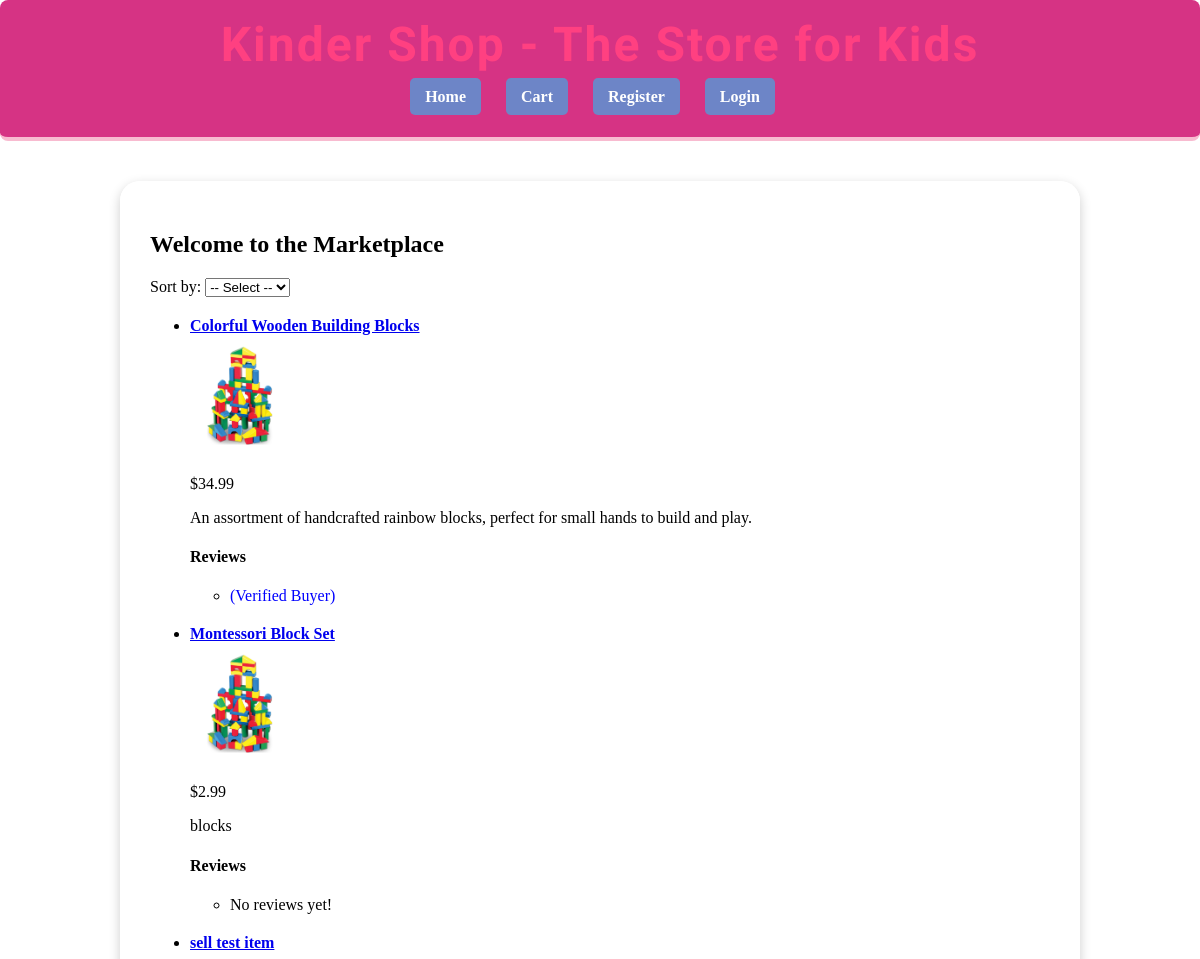
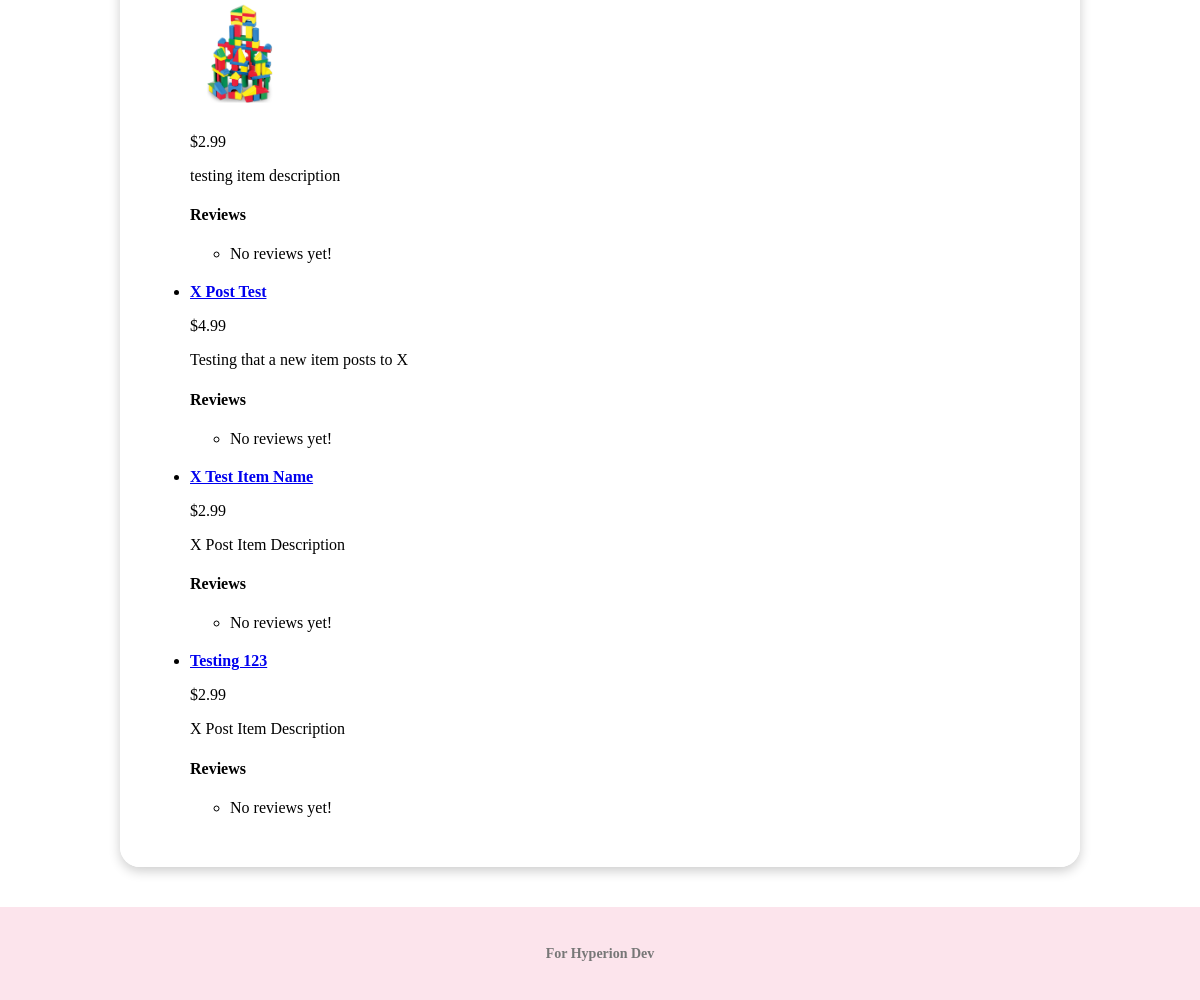
/home/, run on the app's committed database (2 pictures, top to bottom).
### shopping_app/models.py (models this page shows, shortened)
class Item(models.Model):
    name = models.CharField(max_length=255)
    description = models.TextField(blank=True)
    price = models.DecimalField(max_digits=10, decimal_places=2)
    available = models.BooleanField(default=True)
    image = models.ImageField(upload_to="item_images/", blank=True, null=True)
    store = models.ForeignKey("Store", on_delete=models.CASCADE)

class Review(models.Model):
    item = models.ForeignKey(Item, on_delete=models.CASCADE,
                             related_name="reviews")
    buyer = models.ForeignKey(Buyer, on_delete=models.CASCADE)
    rating = models.IntegerField()
    comment = models.TextField()
    verified = models.BooleanField(default=False)
    created_at = models.DateTimeField(auto_now_add=True)

### shopping_app/views.py (the view)
# urls.py: 2. Add a URL to urlpatterns:  path('', views.home, name='home')
def home(request):
    sort_by = request.GET.get('sort', '')
    if sort_by == 'store':
        all_items = Item.objects.all().order_by('store__name')
    elif sort_by == 'price':
        all_items = Item.objects.all().order_by('price')
    else:
        all_items = Item.objects.all()
    for item in all_items:
        item.all_reviews = item.reviews.all()
    return render(request, 'shopping_app/homepage.html', {
        'items': all_items,
        'sort_by': sort_by,
        'page_title': 'Welcome to the Marketplace'
    })

### shopping_app/templates/shopping_app/homepage.html (shortened to what this page needs)
{% extends 'shopping_app/base.html' %}
{% block content %}
  <h2>{{ page_title }}</h2>
  <form method="get" style="margin-bottom: 20px;">
    <label for="sort">Sort by:</label>
    <select name="sort" id="sort" onchange="this.form.submit()">
        <option value="">-- Select --</option>
    </select>
  </form>
  <ul>
    {% with previous_store=None %}
      {% for item in items %}
        <li style="margin-bottom: 20px;">
          <a href="{% url 'item_detail' item.id %}"><strong>{{ item.name }}</strong></a>
          <br>
          {% if item.image %}
            <img src="{{ item.image.url }}" alt="{{ item.name }}" style="max-height: 100px; margin: 10px 0;">
          {% endif %}
          <p>${{ item.price }}</p>
          <p>{{ item.description }}</p>
          <h4>Reviews</h4>
          <ul>
            {% for review in item.reviews.all %}
              <li>
                {% if review.verified %}
                  <span style="color:blue;">(Verified Buyer)</span>
                {% else %}
                  (Unverified Buyer)
                {% endif %}
              </li>
            {% empty %}
              <li>No reviews yet!</li>
            {% endfor %}
          </ul>
        </li>
      {% empty %}
        <li>No items available.</li>
      {% endfor %}
    {% endwith %}
  </ul>
{% endblock %}

### shopping_app/templates/shopping_app/base.html (shortened to what this page needs)
{% load static %}
<!DOCTYPE html>
<html lang="en">
<head>
  <link rel="stylesheet" type="text/css" href="{% static 'shopping_app/styles.css' %}" />
</head>
<body>
  <header class="site-header {% if user.is_authenticated and user.seller %}seller-header{% else %}buyer-header{% endif %}">
    <h1>
      {% block header %}
        {% if user.is_authenticated and user.seller %}
          Seller Account – Kinder Shop
        {% else %}
          Kinder Shop - The Store for Kids
        {% endif %}
      {% endblock header %}
    </h1>
    <nav>
      <ul class="nav-links">
        <li><a href="{% url 'home' %}">Home</a></li>
        <li><a href="{% url 'view_cart' %}">Cart</a></li>
        <li><a href="{% url 'register_user' %}">Register</a></li>
        {% if not user.is_authenticated %}
          <li><a href="{% url 'login' %}">Login</a></li>
        {% else %}
        <form method="POST" action="{% url 'logout' %}" class="d-inline">
          {% csrf_token %}
          <button type="submit" class="btn">Logout</button>
        </form>
        {% endif %}
      </ul>
    </nav>
  </header>
  <main>
    {% block content %}{% endblock content %}
  </main>
  <footer>
    <h4>For Hyperion Dev</h4>
  </footer>
</body>
</html>

### shopping_app/static/shopping_app/styles.css (style rules this page uses)
body { background: url('https://st.depositphotos.com/1828227/1853/v/450/depositphotos_18534541-stock-illustration-kids-playing-seamless-pattern-background.jpg') no-repeat center center fixed; background-size: cover; font-family: 'Comic Sans MS', cursive; margin: 0; padding: 0; }
.site-header { text-align: center; padding: 30px 0; background-color: #fce4ec; border-bottom: 4px solid #f8bbd0; }
.site-header h1 { font-family: 'Chewy', cursive; color: #ff4081; font-size: 48px; margin: 0; letter-spacing: 2px; }
nav { text-align: center; margin: 15px 0; }
nav a, nav button { background-color: #ff80ab; color: white; padding: 10px 15px; margin: 0 5px; border-radius: 8px; text-decoration: none; font-weight: bold; border: none; }
main { background-color: rgba(255, 255, 255, 0.95); padding: 30px; margin: 40px auto; max-width: 900px; border-radius: 20px; box-shadow: 0 4px 12px rgba(0, 0, 0, 0.2); }
footer { text-align: center; padding: 20px; background-color: #fce4ec; color: #777; font-size: 14px; }
nav ul.nav-links { list-style-type: none; padding: 0; margin: 0; display: flex; justify-content: center; align-items: center; }
nav ul.nav-links li { margin-right: 15px; }
nav ul.nav-links li a, nav ul.nav-links li form button { text-decoration: none; color: white; font-size: 16px; padding: 10px 15px; background-color: #6d85c7; border-radius: 5px; border: none; }
.buyer-header { background-color: #7d95be; color: #333; padding: 1rem; border-radius: 0.5rem; }

### shopping_app/templates/shopping_app/base.html (style rules this page uses)
.buyer-header { background-color: #d63384 !important; color: white; }
.site-header { padding: 1rem; text-align: center; }
.site-header a, .site-header button { color: inherit !important; text-decoration: none; font-weight: bold; }

### data on the page
Item: name "Colorful Wooden Building Blocks", image (picture), price "34.99", description "An assortment of handcrafted rainbow blocks, perfect for small hands to build and play."
Review: verified "(Verified Buyer)"
Item: name "Montessori Block Set", image (picture), price "2.99", description "blocks"
Item: name "sell test item", image (picture), price "2.99", description "testing item description"
Item: name "X Post Test", price "4.99", description "Testing that a new item posts to X"
Item: name "X Test Item Name", price "2.99", description "X Post Item Description"
Item: name "Testing 123", price "2.99", description "X Post Item Description"

### other printed values
{{ page_title }} "Welcome to the Marketplace"
